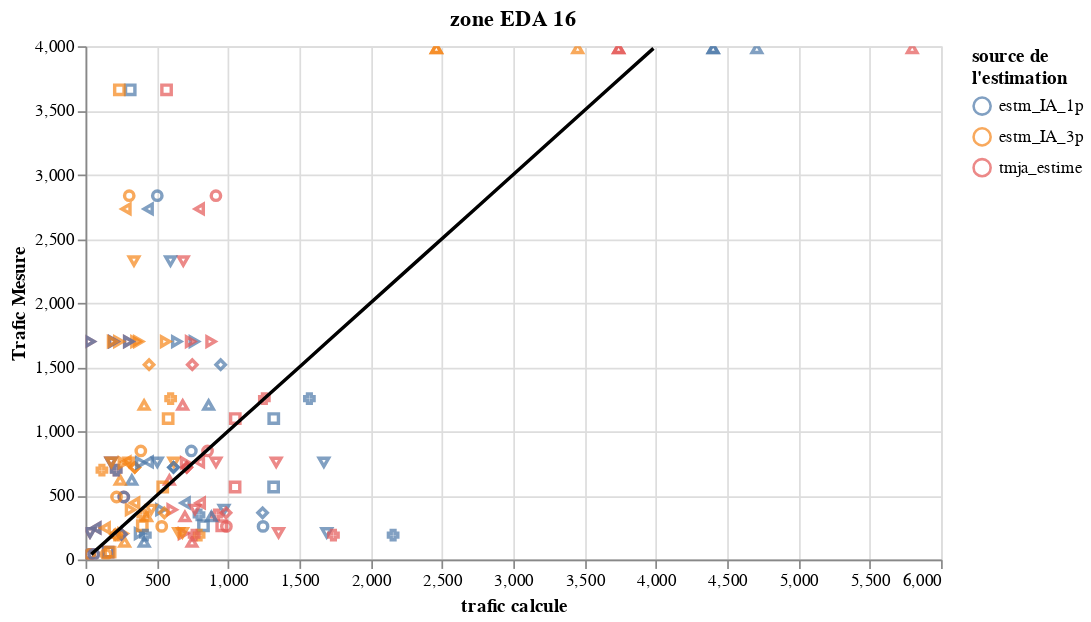

The notebook cell this image was saved under:
### Code cell
dicoCompEstime['16'].properties(width=500)

### Figure 1 — Vega-Lite specification as saved in the notebook (floating-point values rounded to 4 significant figures; data arrays with more than 128 entries replaced by an {"elided": "..."} marker saying what was removed)
{"config": {"view": {"continuousWidth": 400, "continuousHeight": 300}}, "layer": [{"mark": "point", "encoding": {"color": {"type": "nominal", "field": "type_estim", "title": ["source de", "l'estimation"]}, "shape": {"type": "ordinal", "field": "tmjo_2_sen", "legend": null}, "x": {"type": "quantitative", "field": "tmjo_estim"}, "y": {"type": "quantitative", "field": "tmjo_2_sen"}}, "selection": {"selector002": {"type": "interval", "bind": "scales", "encodings": ["x", "y"]}}, "title": "zone EDA 16", "width": 500}, {"mark": {"type": "line", "color": "black"}, "encoding": {"x": {"type": "quantitative", "field": "tmjo_2_sen", "title": "trafic calcule"}, "y": {"type": "quantitative", "field": "tmjo_2_sen", "title": "Trafic Mesure"}}}], "data": {"name": "data-0fe6fc483c6406cd01148354a1d8ddd2"}, "width": 500, "$schema": "https://vega.github.io/schema/vega-lite/v4.8.1.json", "datasets": {"data-0fe6fc483c6406cd01148354a1d8ddd2": {"elided": "141 records"}}}
